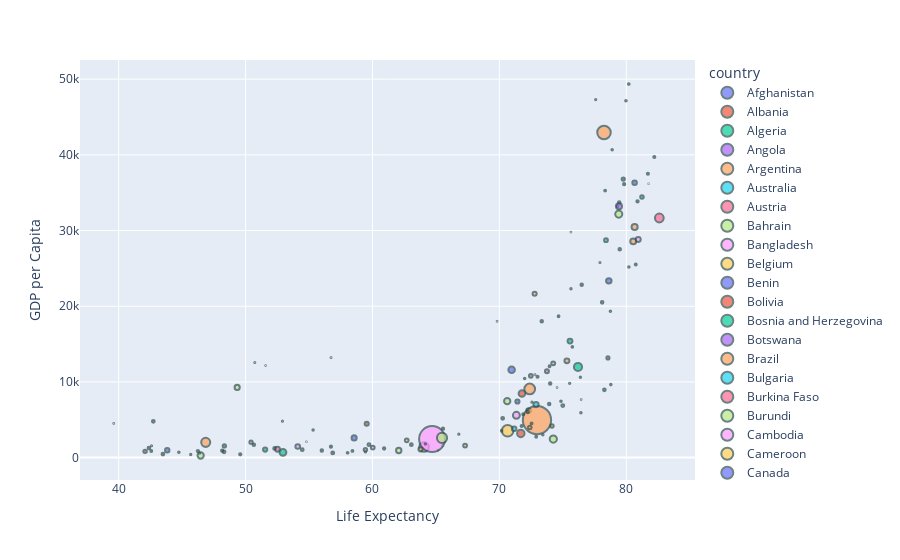

Notebook source saved alongside this figure:
### Code cell
fig.update_traces(marker=dict(line=dict(width=2,
                                        color='DarkSlateGrey')))
